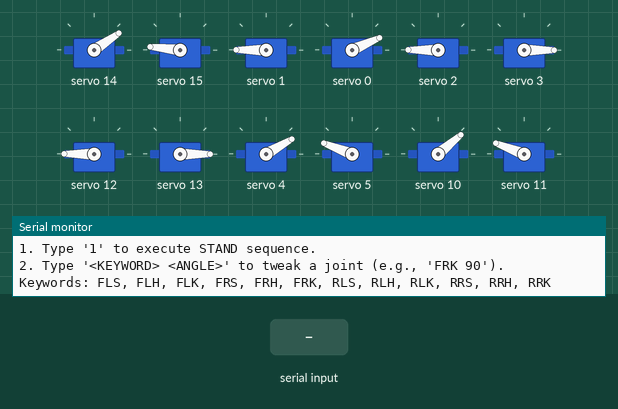
This sketch was run on a simulated Arduino Uno, built with avr-gcc and run on an emulated ATmega328P. Shown: 12 × servo, the last lines printed to the serial monitor. The test bench sets the inputs (shaded band).

Above: at 4.2 s.
4.3 s: "FLS 1\n" received over Serial
At 5.5 s:
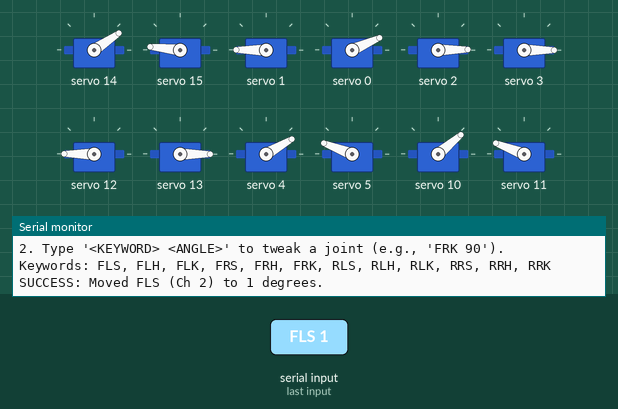
5.8 s: "FLH 1\n" received over Serial
At 6.7 s:
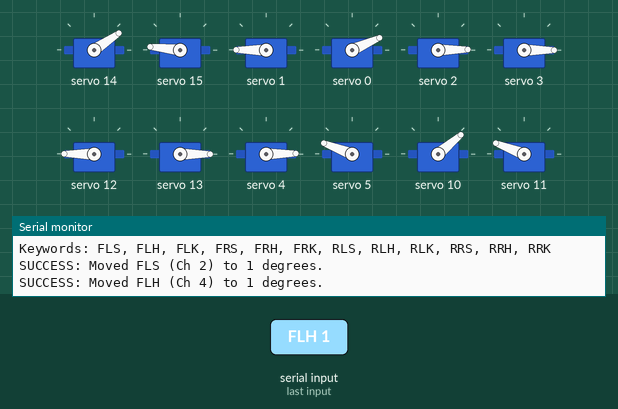
7.3 s: "1\n" received over Serial
At 7.9 s:
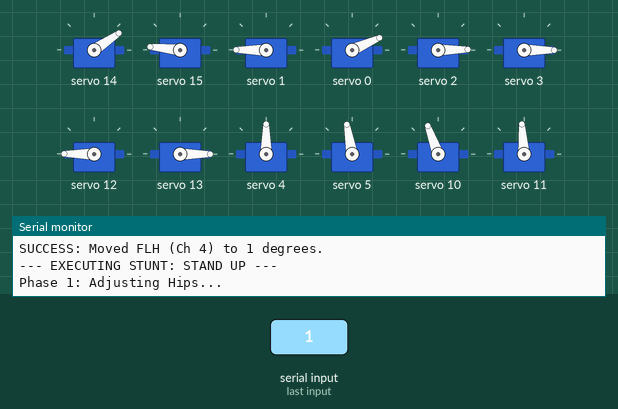
10.3 s: "FLS 150\n" received over Serial
At 13.06 s:
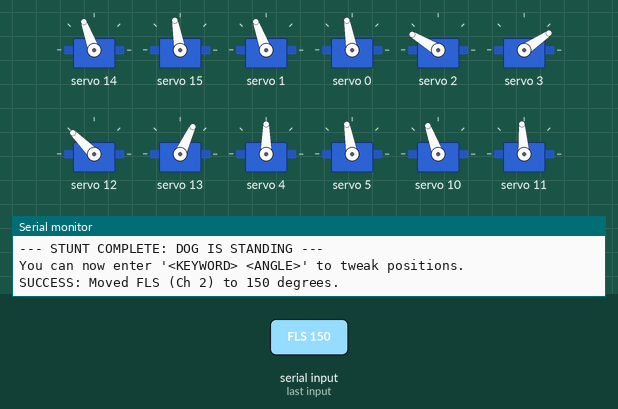
13.3 s: "FLH 150\n" received over Serial
At 13.6 s:
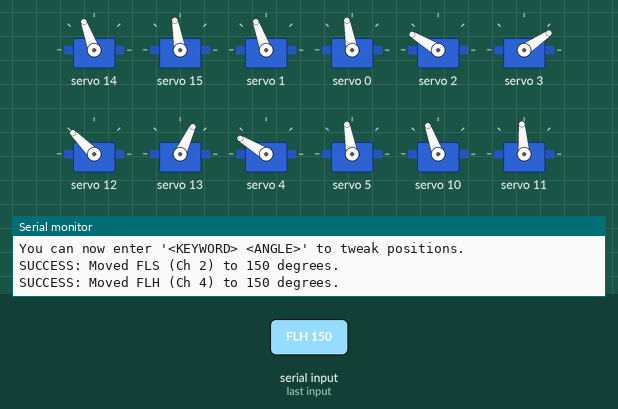
14.8 s: "2\n" received over Serial
At 15.6 s:
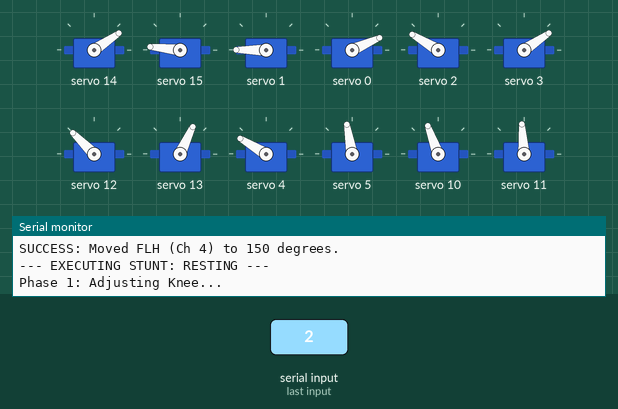
Timing chart, 0 to 18.3 s (numbered marks = the images above; inputs shaded):
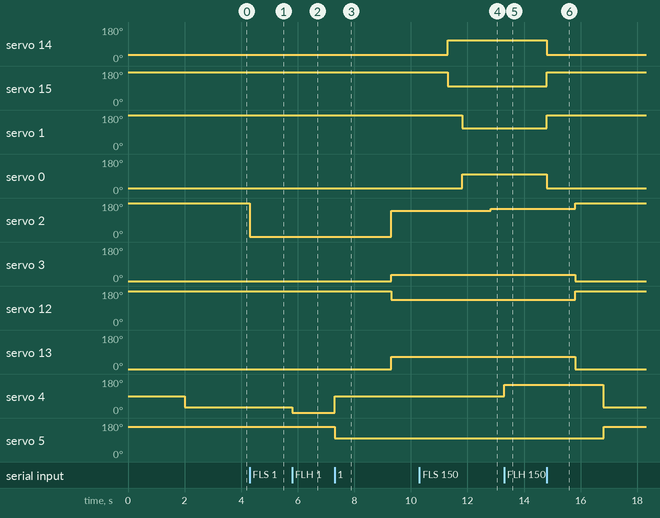

Measured:
- after the input at 4.3 s, servo 2: 180° → 1° at once
- after the input at 5.8 s, servo 4: 30° → 1° at once
- after the input at 7.3 s, servo 2: 1° → 139° after 2.0 s; servo 3: 0° → 34° after 2.0 s; servo 12: 180° → 135° after 2.0 s; servo 13: 0° → 65° after 2.0 s; servo 4: 1° → 90° at once
- after the input at 10.3 s, servo 2: 139° → 149° after 2.5 s
- after the input at 13.3 s, servo 4: 90° → 149° at once
- after the input at 14.8 s, servo 14: 110° → 34° at once; servo 15: 100° → 174° at once; servo 1: 110° → 180° at once; servo 0: 100° → 24° at once; servo 2: 149° → 180° after 1.0 s

The sketch:

StandUp-testing.ino
```cpp
#include <Wire.h>
#include <Adafruit_PWMServoDriver.h>

Adafruit_PWMServoDriver pca = Adafruit_PWMServoDriver();

// Safe limits matched to Arduino Uno's Servo.h (544us to 2400us)
#define SERVOMIN 111   // Safe pulse length for 0°
#define SERVOMAX 491   // Safe pulse length for 180°

void setup() {
  Serial.begin(115200);

  // Initialize I2C. ESP boards handle this automatically via Wire.begin()
  // ESP32 defaults: SDA = 21, SCL = 22
  // ESP8266 defaults: SDA = D2, SCL = D1
  Wire.begin();
  pca.begin();
  pca.setPWMFreq(50);  // Standard analog servo frequency

  rest();

  Serial.println("=== ESP Robodog OS Initialized ===");
  Serial.println("COMMAND OPTIONS:");
  Serial.println("1. Type '1' to execute STAND sequence.");
  Serial.println("2. Type '<KEYWORD> <ANGLE>' to tweak a joint (e.g., 'FRK 90').");
  Serial.println("Keywords: FLS, FLH, FLK, FRS, FRH, FRK, RLS, RLH, RLK, RRS, RRH, RRK");
}

void loop() {
  if (Serial.available()) {
    // Read the entire line until the user presses Enter
    String input = Serial.readStringUntil('\n');
    input.trim(); // Remove any invisible carriage returns or extra spaces

    if (input.length() > 0) {

      // === STUNT MODE ===
      if (input == "1") {
        standUp();
      }
      // ===RESTING MODE===
      else if (input == "2") {
        rest();
      }
      // ===HELLO MODE===
      else if (input == "3") {
        hello();
      }
      // === CALIBRATION MODE ===
      else {
        int spaceIndex = input.indexOf(' ');

        if (spaceIndex > 0) {
          String keyword = input.substring(0, spaceIndex);
          keyword.toUpperCase();

          int angle = input.substring(spaceIndex + 1).toInt();
          int channel = getChannelFromKeyword(keyword);

          if (channel != -1) {
            if (angle >= 0 && angle <= 180) {
              setServoAngle(channel, angle);
              Serial.print("SUCCESS: Moved ");
              Serial.print(keyword);
              Serial.print(" (Ch ");
              Serial.print(channel);
              Serial.print(") to ");
              Serial.print(angle);
              Serial.println(" degrees.");
            } else {
              Serial.println("ERROR: Angle must be between 0 and 180.");
            }
          } else {
            Serial.println("ERROR: Unknown keyword. Check your spelling (e.g., FRK).");
          }
        } else {
          Serial.println("ERROR: Invalid format. Use '1' to stand, or 'FRK 90' to tweak.");
        }
      }
    }
  }
}

// Helper function to map keywords to PCA9685 channels
int getChannelFromKeyword(String keyword) {
  // Front Left
  if (keyword == "FLS") return 2;
  if (keyword == "FLH") return 4;
  if (keyword == "FLK") return 0;

  // Front Right
  if (keyword == "FRS") return 3;
  if (keyword == "FRH") return 5;
  if (keyword == "FRK") return 1;

  // Rear Left
  if (keyword == "RLS") return 12;
  if (keyword == "RLH") return 10;
  if (keyword == "RLK") return 14;

  // Rear Right
  if (keyword == "RRS") return 13;
  if (keyword == "RRH") return 11;
  if (keyword == "RRK") return 15;

  return -1;
}

// Helper function to send the PWM pulse to the servo safely
void setServoAngle(uint8_t channel, int angle) {
  angle = constrain(angle, 0, 180);
  int pulse = map(angle, 0, 180, SERVOMIN, SERVOMAX);
  pca.setPWM(channel, 0, pulse);
}

// ==========================================
// STUNT FUNCTIONS
// ==========================================

// Stunt 1: Stand Up sequence
void standUp() {
  Serial.println("--- EXECUTING STUNT: STAND UP ---");

  // --- PHASE 1: HIPS ---
  Serial.println("Phase 1: Adjusting Hips...");
  setServoAngle(10, 110); // RLH
  // delay(1000);
  setServoAngle(11, 95); // RRH
  // delay(1000);
  setServoAngle(4, 90);  // FLH
  // delay(1000);
  setServoAngle(5, 100);  // FRH
  // delay(1000);
  delay(2000);

  // --- PHASE 2: SHOULDERS ---
  Serial.println("Phase 2: Adjusting Shoulders...");
  setServoAngle(2, 140);  // FLS
  // delay(1000);
  setServoAngle(3, 35);  // FRS
  // delay(1000);
  setServoAngle(12, 135); // RLS
  // delay(1000);
  setServoAngle(13, 65); // RRS
  delay(2000);

  // --- PHASE 3: ALL KNEES (SLOW SYNC) ---
  Serial.println("Phase 3: Adjusting Knee...");
  setServoAngle(14, 110);   // RLK
  setServoAngle(15, 100); // RRK
  delay(500);
  setServoAngle(1, 110);  // FRK
  setServoAngle(0, 100);    // FLK
  delay(1000); // Brief pause to ensure they are at the starting position

  Serial.println("--- STUNT COMPLETE: DOG IS STANDING ---");
  Serial.println("You can now enter '<KEYWORD> <ANGLE>' to tweak positions.");
}

// Stunt 2: Resting sequence
void rest() {
  Serial.println("--- EXECUTING STUNT: RESTING ---");

  // --- PHASE 1: ALL KNEES (SLOW SYNC) ---
  Serial.println("Phase 1: Adjusting Knee...");
  setServoAngle(14, 35);   // RLK
  setServoAngle(15, 175); // RRK
  // delay(500);
  setServoAngle(1, 180);  // FRK
  setServoAngle(0, 25);    // FLK
  delay(1000);

  // --- PHASE 2: SHOULDERS ---
  Serial.println("Phase 2: Adjusting Shoulders...");
  setServoAngle(2, 180);  // FLS
  // delay(1000);
  setServoAngle(3, 0);  // FRS
  // delay(1000);
  setServoAngle(12, 180); // RLS
  // delay(1000);
  setServoAngle(13, 0); // RRS
  delay(1000);

  // --- PHASE 3: HIPS ---
  Serial.println("Phase 3: Adjusting Hips...");
  setServoAngle(4, 30);  // FLH
  // delay(1000);
  setServoAngle(5, 160);  // FRH
  // delay(1000);
  setServoAngle(10, 40); // RLH
  // delay(1000);
  setServoAngle(11, 160); // RRH
  delay(1000);

  Serial.println("--- STUNT COMPLETE: DOG IS RESTING ---");
  Serial.println("You can now enter '<KEYWORD> <ANGLE>' to tweak positions.");
}

// Stunt 3: Hello sequence
void hello() {
  Serial.println("--- EXECUTING STUNT: HELLO ---");

  // --- PHASE 1: STANDING UP ---
  standUp();
  delay(1000);

  // --- PHASE 1: Front Setup ---
  setServoAngle(2, 135);  // FLS
  setServoAngle(3, 35);  // FRS
  setServoAngle(1, 110);  // FRK
  setServoAngle(0, 100);    // FLK
  setServoAngle(4, 95);  // FLH
  setServoAngle(5, 95);  // FRH
  delay(1000);

  // --- PHASE 2: Back Setup ---
  setServoAngle(12, 160); // RLS
  setServoAngle(13, 45); // RRS
  setServoAngle(14, 30);   // RLK
  setServoAngle(15, 170); // RRK
  setServoAngle(10, 110); // RLH
  setServoAngle(11, 95); // RRH
  delay(1000);

  // --- PHASE 3: Hello Emote ---
  setServoAngle(3, 150);  // FRS
  delay(2000);
  setServoAngle(3, 35);  // FRS
  delay(1000);

  setServoAngle(0, 25);   // FLK
  setServoAngle(1, 180);  // FRK
  standUp();
  delay(1000);
}
```
